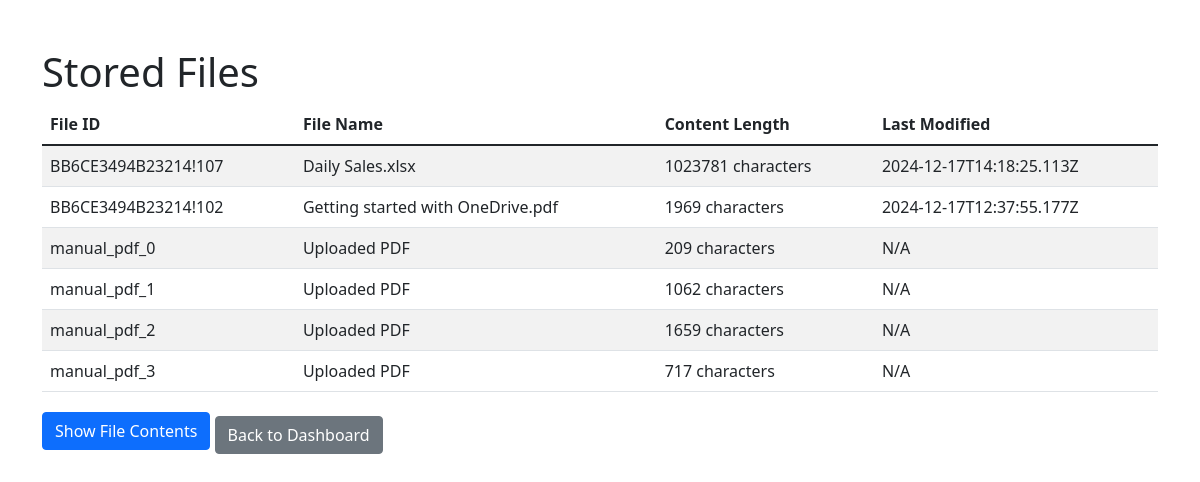
The app's page /list_files, older data.
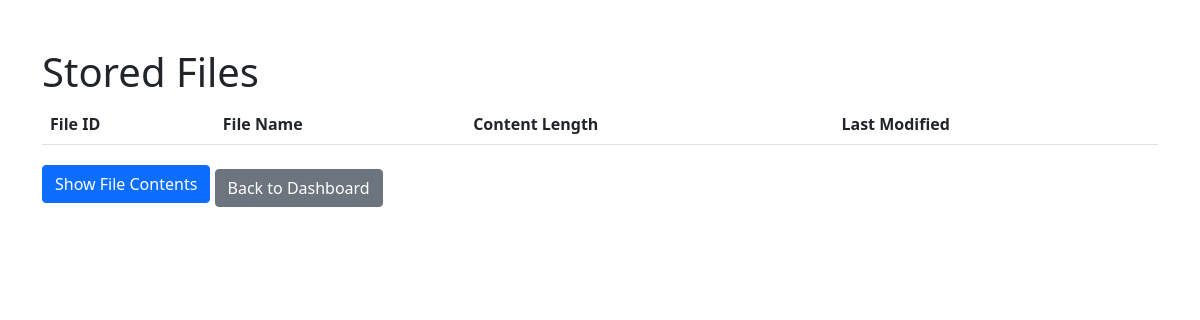
The same page, newer data.
### tables this page shows
CREATE TABLE files (
            id TEXT PRIMARY KEY,
            name TEXT NOT NULL,
            content TEXT,
            last_modified TEXT
        );

### spare.py (the view)
@app.route("/list_files")
def list_files():
    show_content = request.args.get('show_content', 'false')
    conn = sqlite3.connect("onedrive_files.db")
    cursor = conn.cursor()
    if show_content == 'true':
        cursor.execute("SELECT id, name, content, last_modified FROM files")
    else:
        cursor.execute("SELECT id, name, length(content) as content_length, last_modified FROM files")
    files = cursor.fetchall()
    conn.close()
    return render_template("list_files.html", files=files, show_content=show_content)

### templates/list_files.html (shortened to what this page needs)
<!DOCTYPE html>
<html lang="en">
<head>
    <link href="https://cdn.jsdelivr.net/npm/bootstrap@5.1.3/dist/css/bootstrap.min.css" rel="stylesheet">
</head>
<body>
    <div class="container mt-5">
        <h1>Stored Files</h1>
        {% if show_content == 'true' %}
            <table class="table table-striped">
                <thead>
                    <tr>
                        <th>File ID</th>
                        <th>File Name</th>
                        <th>Content</th>
                        <th>Last Modified</th>
                    </tr>
                </thead>
                <tbody>
                    {% for file in files %}
                    <tr>
                        <td>{{ file[0] }}</td>
                        <td>{{ file[1] }}</td>
                        <td><pre>{{ file[2][:500] }}{% if file[2]|length > 500 %}... (truncated){% endif %}</pre></td>
                        <td>{{ file[3] or 'N/A' }}</td>
                    </tr>
                    {% endfor %}
                </tbody>
            </table>
            <a href="/list_files" class="btn btn-secondary">Hide Content</a>
        {% else %}
            <table class="table table-striped">
                <thead>
                    <tr>
                        <th>File ID</th>
                        <th>File Name</th>
                        <th>Content Length</th>
                        <th>Last Modified</th>
                    </tr>
                </thead>
                <tbody>
                    {% for file in files %}
                    <tr>
                        <td>{{ file[0] }}</td>
                        <td>{{ file[1] }}</td>
                        <td>{{ file[2] }} characters</td>
                        <td>{{ file[3] or 'N/A' }}</td>
                    </tr>
                    {% endfor %}
                </tbody>
            </table>
            <a href="/list_files?show_content=true" class="btn btn-primary">Show File Contents</a>
        {% endif %}
        <a href="/dashboard" class="btn btn-secondary mt-2">Back to Dashboard</a>
    </div>
</body>
</html>

Row changes from the older to the newer data that the page shows:
removed files: id "BB6CE3494B23214!107", name "Daily Sales.xlsx", file "1023781", last_modified "2024-12-17T14:18:25.113Z"
removed files: id "BB6CE3494B23214!102", name "Getting started with OneDrive.pdf", file "1969", last_modified "2024-12-17T12:37:55.177Z"
removed files: id "manual_pdf_0", name "Uploaded PDF", file "209", file "N/A"
removed files: id "manual_pdf_1", name "Uploaded PDF", file "1062", file "N/A"
removed files: id "manual_pdf_2", name "Uploaded PDF", file "1659", file "N/A"
removed files: id "manual_pdf_3", name "Uploaded PDF", file "717", file "N/A"
